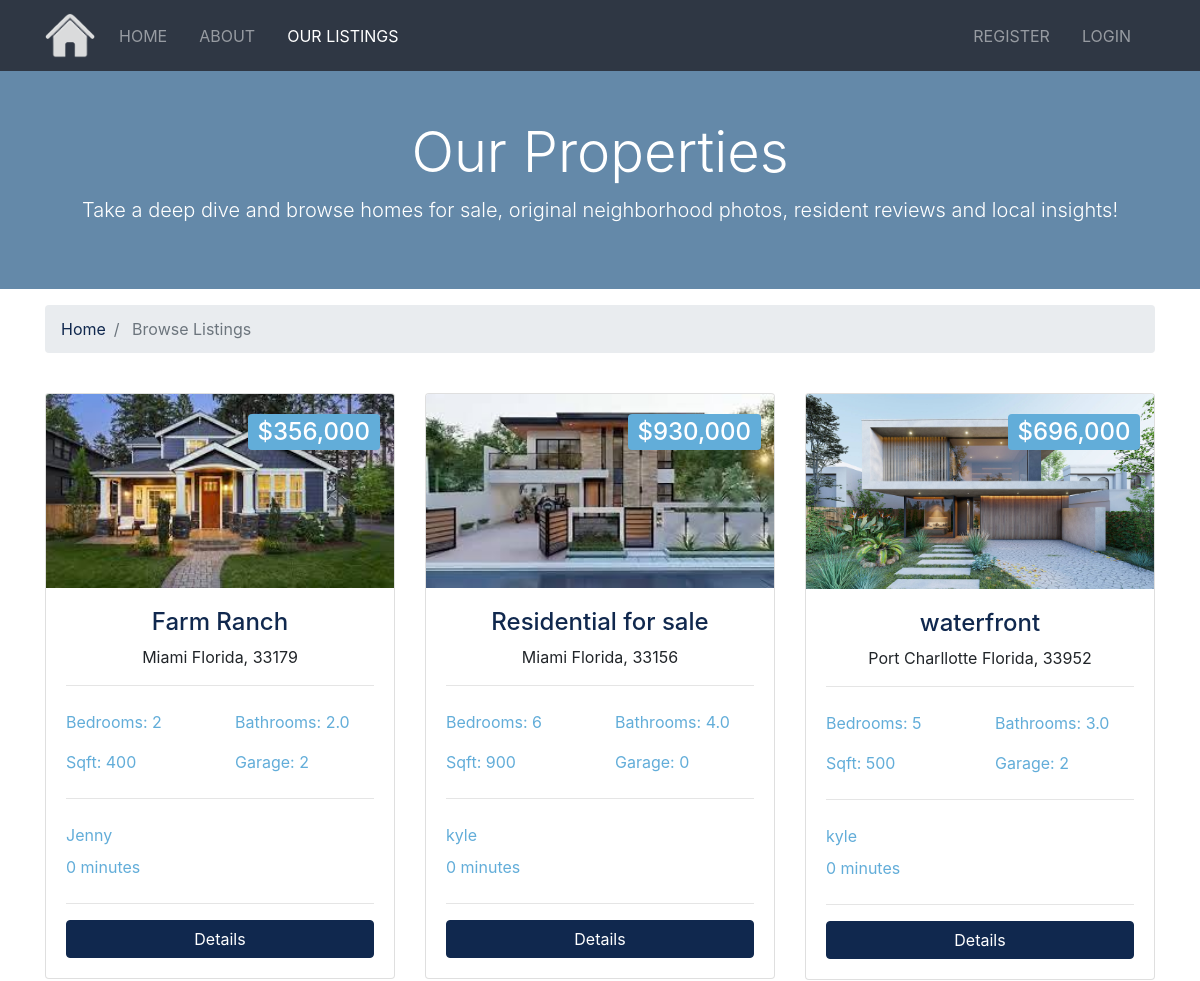
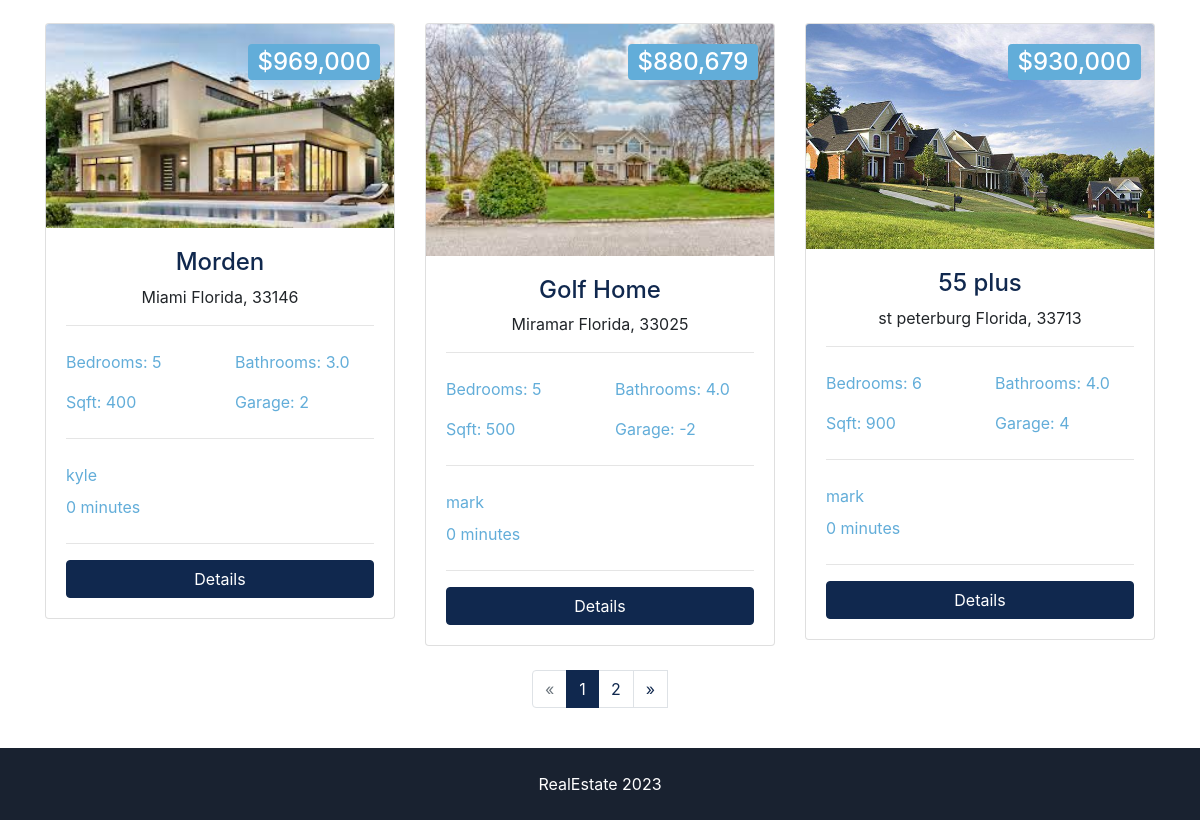
/listings/, run on the app's committed database (2 pictures, top to bottom).
### listings/models.py (models this page shows, shortened)
class Listing(models.Model):
    realtor = models.ForeignKey(Realtor, on_delete=models.DO_NOTHING)
    title = models.CharField(max_length=200)
    address = models.CharField(max_length=200)
    city = models.CharField(max_length=100)
    state = models.CharField(max_length=100)
    zipcode = models.CharField(max_length=20)
    description = models.TextField(blank=True)
    price = models.IntegerField()
    bedrooms = models.IntegerField()
    bathrooms = models.DecimalField(max_digits=2, decimal_places=1)
    garage = models.IntegerField(default=0)
    sqft = models.CharField(max_length=20, blank=True)
    lot_size = models.DecimalField(max_digits=5, decimal_places=1)
    photo_main = models.ImageField(upload_to='photos/%Y/%m/%d')
    photo_1 = models.ImageField(upload_to='photos/%Y/%m/%d', blank=True)
    photo_2 = models.ImageField(upload_to='photos/%Y/%m/%d', blank=True)
    photo_3 = models.ImageField(upload_to='photos/%Y/%m/%d', blank=True)
    photo_4 = models.ImageField(upload_to='photos/%Y/%m/%d', blank=True)
    photo_5 = models.ImageField(upload_to='photos/%Y/%m/%d', blank=True)
    is_published = models.BooleanField(default=True)
    list_date = models.DateTimeField(default=datetime.now, blank=True)
    objects = models.Manager()

### realtors/models.py (models this page shows)
class Realtor(models.Model):
    name = models.CharField(max_length=200)
    photo = models.ImageField(upload_to='photo/%Y/%m/%d')
    description = models.TextField(blank=True)
    phone = models.CharField(max_length=20)
    email = models.CharField(max_length=50)
    is_mvp = models.BooleanField(default=False)
    hire_date = models.DateTimeField(default=datetime.now, blank=True)
    def __str__(self):
        return self.name
    objects = models.Manager()

### listings/views.py (the view)
# urls.py: path('', views.index, name='listings'),
def index(request):
    listings = Listing.objects.order_by('-list_date').filter(is_published=True)
    paginator = Paginator(listings, 6)
    page = request.GET.get('page')
    paged_listings = paginator.get_page(page)
    context = {
        'listings': paged_listings
    }
    return render(request, 'listings/listings.html', context)

### templates/listings/listings.html (shortened to what this page needs)
{% extends 'base.html' %}
{% load humanize %}
{% block content %}
	<section id="showcase-inner" class="py-5 text-white">
		<div class="container">
			<div class="row text-center">
				<div class="col-md-12">
					<h1 class="display-4"> Our Properties</h1>
					<p class="lead">Take a deep dive and browse homes for sale, original neighborhood photos, resident reviews and local insights!</p>
				</div>
			</div>
		</div>
	</section>
	<section id="bc" class="mt-3">
		<div class="container">
			<nav aria-label="breadcrumb">
				<ol class="breadcrumb">
					<li class="breadcrumb-item">
						<a href="{% url 'index' %}">
						 Home</a>
					</li>
					<li class="breadcrumb-item active"> Browse Listings</li>
				</ol>
			</nav>
		</div>
	</section>
	<section id="listings" class="py-4">
		<div class="container">
			<div class="row">
				{% if listings %}
					{% for listing in listings %}
						<div class="col-md-6 col-lg-4 mb-4">
							<div class="card listing-preview">
								<img class="card-img-top" src="{{ listing.photo_main.url }}" alt="">
								<div class="card-img-overlay">
									<h2>
									<span class="badge badge-secondary text-white">${{ listing.price | intcomma}}</span>
									</h2>
								</div>
								<div class="card-body">
									<div class="listing-heading text-center">
										<h4 class="text-primary">{{ listing.title }}</h4>
										<p>
										{{ listing.city }} {{listing.state}}, {{listing.zipcode}}</p>
									</div>
									<hr>
									<div class="row py-2 text-secondary">
										<div class="col-6">
										 Bedrooms: {{ listing.bedrooms }}</div>
										<div class="col-6">
										 Bathrooms: {{ listing.bathrooms }}</div>
									</div>
									<div class="row py-2 text-secondary">
										<div class="col-6">
										 Sqft: {{listing.sqft}}</div>
										<div class="col-6">
										 Garage: {{ listing.garage }}</div>
									</div>
									<hr>
									<div class="row py-2 text-secondary">
										<div class="col-12">
										 {{ listing.realtor }}</div>
									</div>
									<div class="row text-secondary pb-2">
										<div class="col-12">
										 {{ listing.list_date | timesince }}</div>
									</div>
									<hr>
									<a href="{% url 'listing' listing.id %}" class="btn btn-primary btn-block"> Details </a>
								</div>
							</div>
						</div>
					{% endfor %}
				{% else %}
					<div class="col-md-12">
						<p>No Listings Available</p>
					</div>
				{% endif %}
			</div>
			<div class="row">
				<div class="col-md-12">
					{% if listings.has_other_pages %}
						<ul class="pagination">
							{% if listings.has_previous %}
								<a href="?page={{listings.previous_page_number}}" class="page-link">&laquo;</a>
							{% else %}
								<li class="page-item disabled">
									<a class="page-link">&laquo;</a>
								</li>
							{% endif %}
							{% for i in listings.paginator.page_range %}
								{% if listings.number == i %}
									<li class="page-item active">
										<a class="page-link">{{ i }}</a>
									</li>
								{% else %}
									<li class="page-item">
										<a href="?page={{i}}" class="page-link">{{ i }}</a>
									</li>
								{% endif %}
							{% endfor %}
							{% if listings.has_next %}
								<a href="?page={{ listings.next_page_number }}" class="page-link">&raquo;</a>
							{% else %}
								<li class="page-item disabled">
									<a class="page-link">&raquo;</a>
								</li>
							{% endif %}
						</ul>
					{% endif %}
				</div>
			</div>
		</div>
	</section>
{% endblock content %}

### templates/base.html (shortened to what this page needs)
{% load static %}
<html lang="en">
<head>
    <link rel="stylesheet" href="{% static 'css/all.css' %}">
    <link rel="stylesheet" href="{% static 'css/bootstrap.css' %}">
    <link rel="stylesheet" href="{% static 'css/style.css' %}">
    <link rel="stylesheet" href="{% static 'css/lightbox.min.css' %}">
</head>
<body>
    {% include 'partials/_navbar.html' %}
        {% block content %}
        {% endblock content %}
    {% include 'partials/_footer.html' %}
</body>
</html>

### templates/partials/_navbar.html (shortened to what this page needs)
{% load static %}
<nav class="navbar navbar-expand-lg navbar-dark bg-primary sticky-top">
	<div class="container">
		<a class="navbar-brand" href="{% url 'index' %}">
			<img src="{% static 'img/logo.png' %}" class="logo" alt="">
		</a>
		<div class="collapse navbar-collapse" id="navbarNavAltMarkup">
			<ul class="navbar-nav">
				<li
					{% if "/" == request.path %}
						class="nav-item active mr-3"
					{% else  %}
						class="nav-item mr-3"
					{% endif %}
					>
					<a class="nav-link" href="{% url 'index' %}">Home</a>
				</li>
				<li
					{% if "about" in request.path %}
						class="nav-item active mr-3"
					{% else  %}
						class="nav-item mr-3"
					{% endif %}
					>
					<a class="nav-link" href="{% url 'about' %}">About</a>
				</li>
				<li
					{% if "listings" in request.path %}
						class="nav-item active mr-3"
					{% else  %}
						class="nav-item mr-3"
					{% endif %}
					>
					<a class="nav-link" href="{% url 'listings' %}">Our Listings</a>
				</li>
			</ul>
			<ul class="navbar-nav ml-auto">
				{% if user.is_authenticated %}
					<li
						{% if "dashboard" in request.path %}
							class="nav-item active mr-3"
						{% else  %}
							class="nav-item mr-3"
						{% endif %}
						>
						<a class="nav-link" href="{% url 'dashboard' %}">
							Welcome {{ user.username }}
						</a>
					</li>
					<li class="nav-item mr-3">
						<a href="javascript:{document.getElementById('logout').submit()}" class="nav-link">
							Logout
						</a>
						<form action="{% url 'logout' %}" method="POST" id="logout">
							{% csrf_token %}
							<input type="hidden" name="">
						</form>
					</li>
				{% else %}
					<li
						{% if "register" in request.path %}
							class="nav-item active mr-3"
						{% else  %}
							class="nav-item mr-3"
						{% endif %}
						>
						<a class="nav-link" href="{% url 'register' %}">
						Register</a>
					</li>
					<li
						{% if "login" in request.path %}
							class="nav-item active mr-3"
						{% else  %}
							class="nav-item mr-3"
						{% endif %}
						>
						<a class="nav-link" href="{% url 'login' %}">
						Login</a>
					</li>
				{% endif %}
			</ul>
		</div>
	</div>
</nav>

### templates/partials/_footer.html
<footer id="main-footer" class="py-4 bg-primary text-white text-center">
    RealEstate 2023
  </footer>

### RealEstate/static/css/style.css (style rules this page uses)
img { width: 100%; }
.logo { width: 50px; }
.navbar { opacity: 0.9; text-transform: uppercase; }
#showcase-inner { background: url(../img/building.jpg) no-repeat top center fixed/cover; position: relative; overflow: hidden; min-height: 200px; }
#showcase-inner::before { content: ''; position: absolute; top: 0; left: 0; min-height: 100%; width: 100%; background: rgb(100 137 169); }
.listing-preview a { position: relative; }

### data on the page
Listing: photo_main (picture), price "356,000", title "Farm Ranch", city "Miami", state "Florida", zipcode "33179", bedrooms "2", bathrooms "2.0", sqft "400", garage "2", realtor "Jenny", list_date "0 minutes"
Listing: photo_main (picture), price "930,000", title "Residential for sale", city "Miami", state "Florida", zipcode "33156", bedrooms "6", bathrooms "4.0", sqft "900", garage "0", realtor "kyle", list_date "0 minutes"
Listing: photo_main (picture), price "696,000", title "waterfront", city "Port Charllotte", state "Florida", zipcode "33952", bedrooms "5", bathrooms "3.0", sqft "500", garage "2", realtor "kyle", list_date "0 minutes"
Listing: photo_main (picture), price "969,000", title "Morden", city "Miami", state "Florida", zipcode "33146", bedrooms "5", bathrooms "3.0", sqft "400", garage "2", realtor "kyle", list_date "0 minutes"
Listing: photo_main (picture), price "880,679", title "Golf Home", city "Miramar", state "Florida", zipcode "33025", bedrooms "5", bathrooms "4.0", sqft "500", garage "-2", realtor "mark", list_date "0 minutes"
Listing: photo_main (picture), price "930,000", title "55 plus", city "st peterburg", state "Florida", zipcode "33713", bedrooms "6", bathrooms "4.0", sqft "900", garage "4", realtor "mark", list_date "0 minutes"

### other printed values
{{ i }} "1"
{{ i }} "2"
